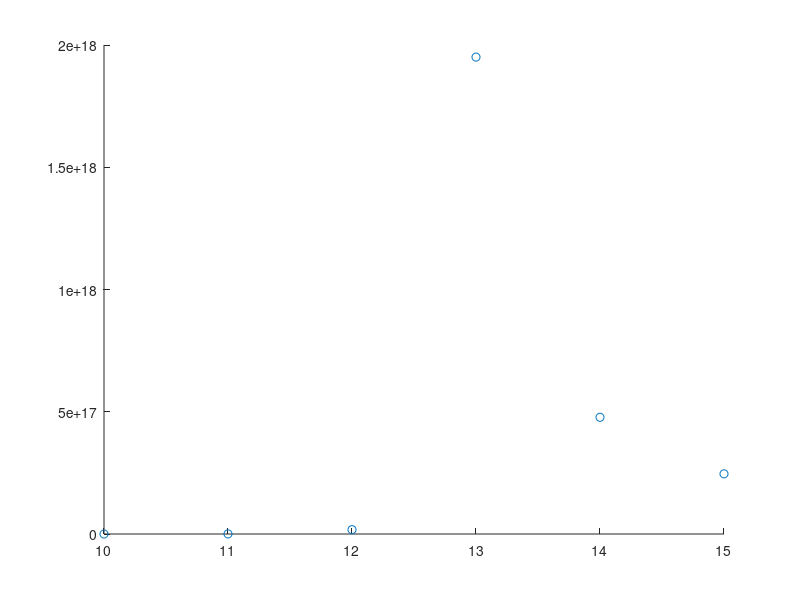

Write the MATLAB code that produced this figure.
x = zeros(1, 6);
y = zeros(1, 6);
for n = 10:15
    h = hilb(n);
    c = cond(h, 2)
    
    x(n - 9) = n;
    y(n - 9) = c;
end

scatter(x, y)